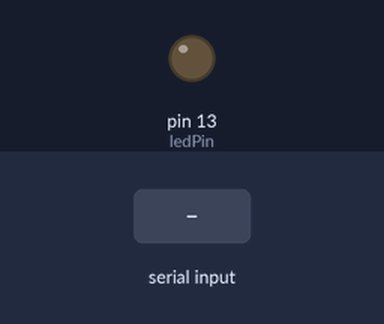
Bench run of a sketch on a simulated Arduino Uno, built with avr-gcc and run on an emulated ATmega328P. Parts: output pins drawn as LEDs (lit = HIGH). Inputs (shaded band) come from the test bench.

Above: at 1.2 s.
1.3 s: "1" received over Serial
At 2.3 s:
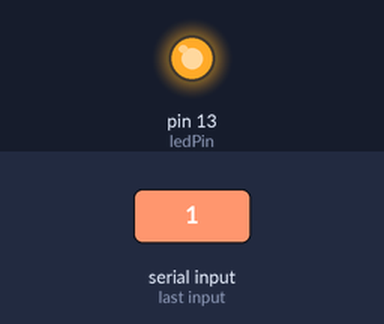
2.8 s: "0" received over Serial
At 3.4 s:
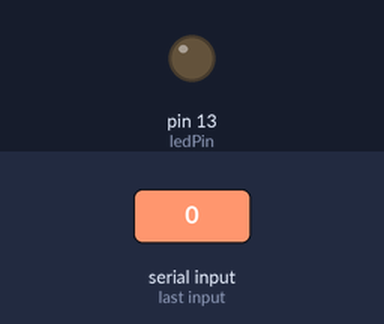
Timing chart, 0 to 5.8 s (numbered marks = the images above; inputs shaded):
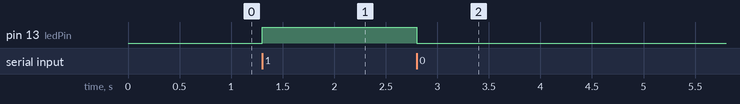

The sketch:

sketch_sep10b.ino
```cpp
int ledPin = 13;
int state = 0;

void setup() {
 pinMode(ledPin, OUTPUT);
 digitalWrite(ledPin, LOW);
 Serial.begin(9600); // Default connection rate for my BT module
}

void loop() {

 if(Serial.available() > 0)
     state = Serial.read();

 if (state == '0')
    digitalWrite(ledPin, LOW);
 else if (state == '1')
    digitalWrite(ledPin, HIGH);

}
```

Measured:
- after the input at 1.3 s, pin 13 (ledPin): LOW → HIGH at once
- after the input at 2.8 s, pin 13 (ledPin): HIGH → LOW at once
